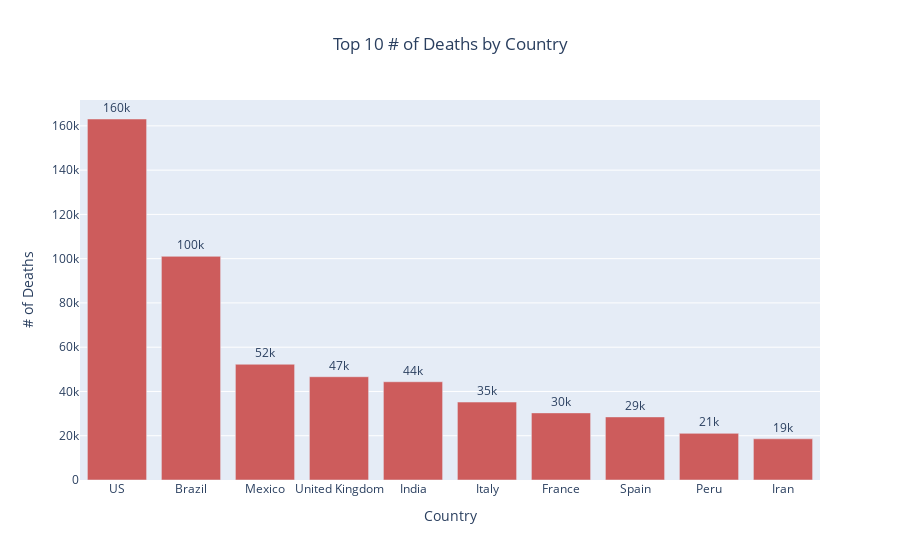

Notebook cell for this chart:
### Code cell
Deaths = country_df.sort_values('Deaths', ascending= False).head(10)

fig = go.Figure(data=[
    go.Bar(
        x=Deaths['Country'], 
        y=Deaths['Deaths'], 
        text=Deaths['Deaths'], 
        marker_color='indianred')
])

# Change the bar mode
fig.update_layout(
    barmode='group',
    title_text='Top 10 # of Deaths by Country',
    title_x=.5,
    xaxis={"title":"Country", "zeroline":False},
    yaxis={"title":"# of Deaths", "zeroline":False}
),
fig.update_traces(texttemplate='%{text:.2s}', textposition='outside'),


fig.show()

### Figure 1 — Plotly figure (JSON) as saved in the notebook; plotly's stock layout.template omitted (floating-point values rounded to 4 significant figures)
{"data": [{"marker": {"color": "indianred"}, "text": [163100, 101049, 52298, 46659, 44386, 35209, 30327, 28503, 21072, 18616], "textposition": "outside", "texttemplate": "%{text:.2s}", "type": "bar", "x": ["US", "Brazil", "Mexico", "United Kingdom", "India", "Italy", "France", "Spain", "Peru", "Iran"], "y": [163100, 101049, 52298, 46659, 44386, 35209, 30327, 28503, 21072, 18616]}], "layout": {"barmode": "group", "title": {"text": "Top 10 # of Deaths by Country", "x": 0.5}, "xaxis": {"title": {"text": "Country"}, "zeroline": false}, "yaxis": {"title": {"text": "# of Deaths"}, "zeroline": false}}}
